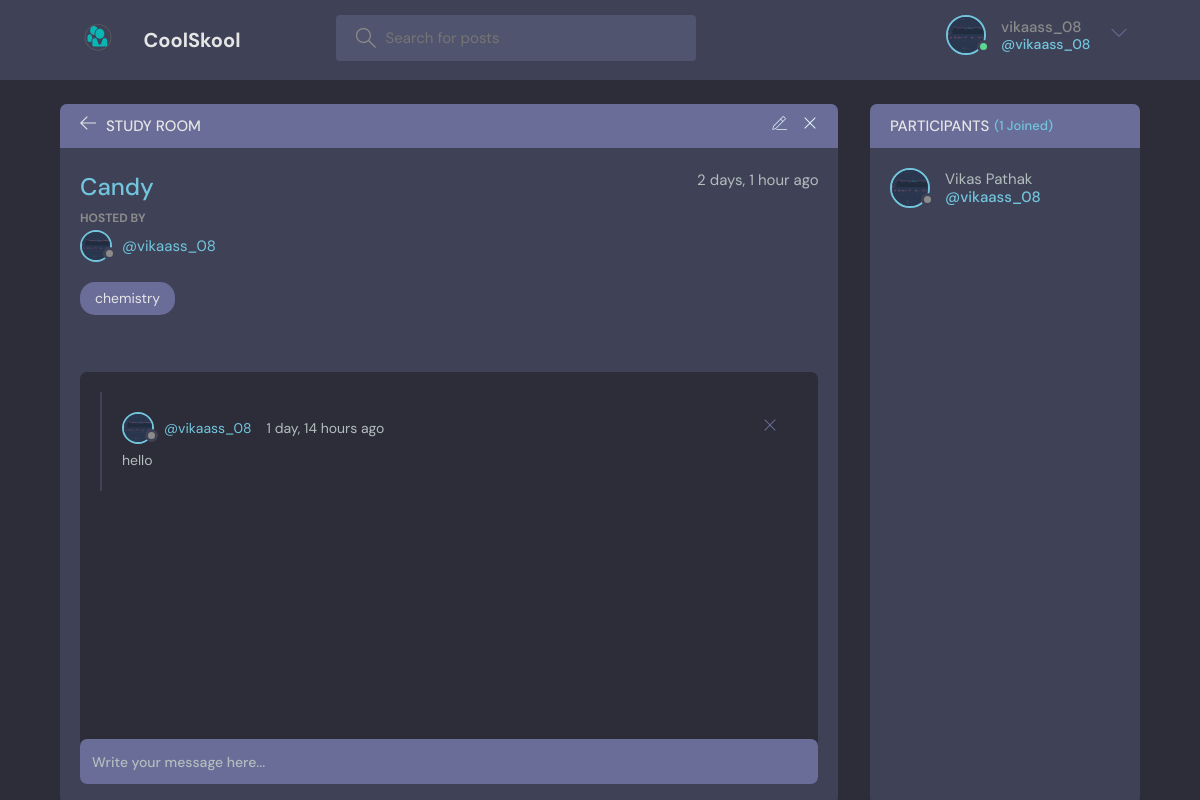
The page /room/2/ (signed in) on the database as committed earlier.
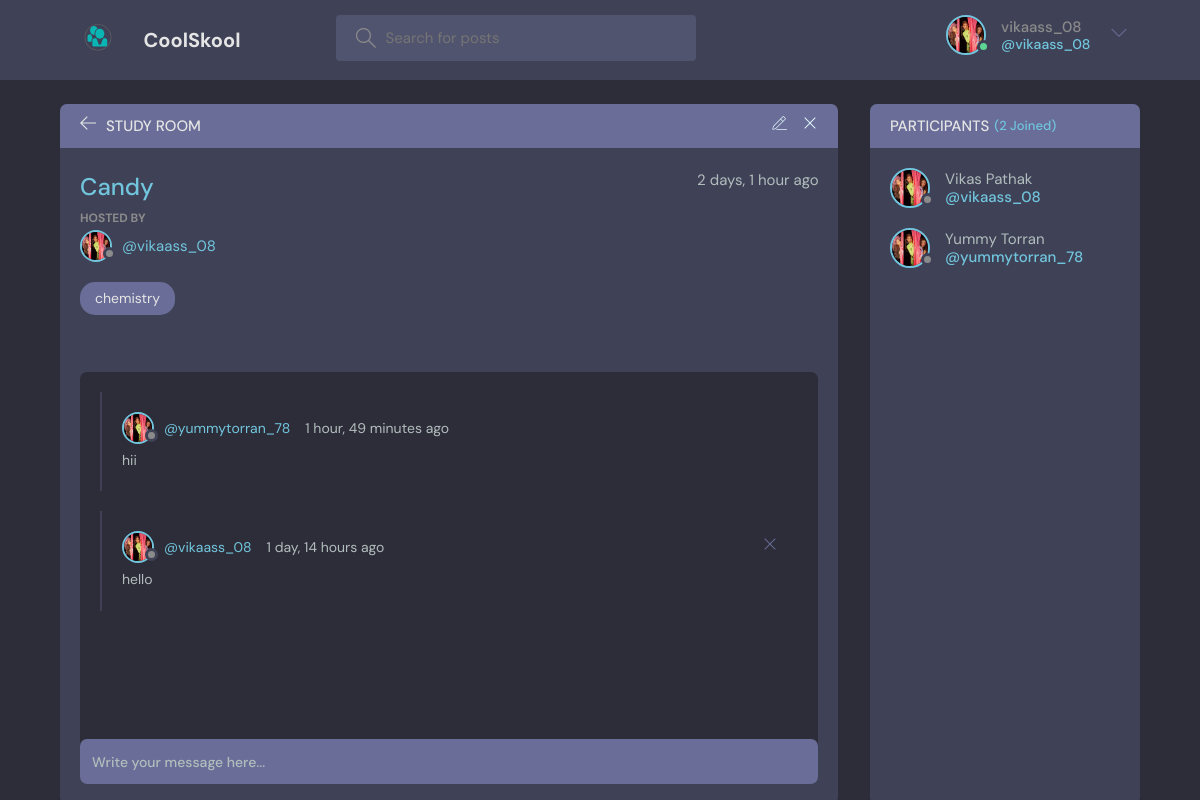
The same page on the database as committed later.
### base/models.py (models this page shows, shortened)
class User(AbstractUser):
    name = models.CharField(max_length=200, null=True)
    email = models.EmailField(unique=True, null=True)
    bio = models.TextField(null=True)
    avatar = models.ImageField(null=True, default="avatar.svg")
    USERNAME_FIELD = 'email'
    REQUIRED_FIELDS = []

class Room(models.Model):
    host = models.ForeignKey(User, on_delete=models.SET_NULL, null=True)
    topic = models.ForeignKey(Topic, on_delete=models.SET_NULL, null=True)
    name = models.CharField(max_length=200)
    description = models.TextField(null=True, blank=True)
    participants = models.ManyToManyField(
        User, related_name='participants', blank=True)
    updated = models.DateTimeField(auto_now=True)
    created = models.DateTimeField(auto_now_add=True)
    class Meta:
        ordering = ['-updated', '-created']

class Topic(models.Model):
    name = models.CharField(max_length=200)
    def __str__(self):
        return self.name

class Message(models.Model):
    user = models.ForeignKey(User, on_delete=models.CASCADE)
    room = models.ForeignKey(Room, on_delete=models.CASCADE)
    body = models.TextField()
    updated = models.DateTimeField(auto_now=True)
    created = models.DateTimeField(auto_now_add=True)
    class Meta:
        ordering = ['-updated', '-created']

### base/views.py (the view, shortened to what this page needs)
# urls.py: path('room/<str:pk>/', views.room, name="room"),
def room(request, pk):
    room = Room.objects.get(id=pk)
    room_messages = room.message_set.all()
    participants = room.participants.all()
    context = {'room': room, 'room_messages': room_messages,
               'participants': participants}
    return render(request, 'base/room.html', context)

### base/templates/base/room.html (shortened to what this page needs)
{% extends 'main.html' %}
{% load static %}
{% block content %}
<main class="profile-page layout layout--2">
  <div class="container">
    <div class="room">
      <div class="room__top">
        <div class="room__topLeft">
          <a href="{% url 'home' %}">
            <svg version="1.1" xmlns="http://www.w3.org/2000/svg" width="32" height="32" viewBox="0 0 32 32">
              <title>arrow-left</title>
              <path
                d="M13.723 2.286l-13.723 13.714 13.719 13.714 1.616-1.611-10.96-10.96h27.625v-2.286h-27.625l10.965-10.965-1.616-1.607z">
              </path>
            </svg>
          </a>
          <h3>Study Room</h3>
        </div>
        {% if room.host == request.user %}
        <div class="room__topRight">
          <a href="{% url 'update-room' room.id %}">
          </a>
          <a href="{% url 'delete-room' room.id %}">
            <svg version="1.1" xmlns="http://www.w3.org/2000/svg" width="32" height="32" viewBox="0 0 32 32">
              <title>remove</title>
              <path
                d="M27.314 6.019l-1.333-1.333-9.98 9.981-9.981-9.981-1.333 1.333 9.981 9.981-9.981 9.98 1.333 1.333 9.981-9.98 9.98 9.98 1.333-1.333-9.98-9.98 9.98-9.981z">
              </path>
            </svg>
          </a>
        </div>
        {% endif %}
      </div>
      <div class="room__box scroll">
        <div class="room__header scroll">
          <div class="room__info">
            <h3>{{room.name}}</h3>
            <span>{{room.created|timesince}} ago</span>
          </div>
          <div class="room__hosted">
            <p>Hosted By</p>
            <a href="{% url 'user-profile' room.host.id %}" class="room__author">
              <div class="avatar avatar--small">
                {% if request.user.avatar.url == "/images/avatar.svg" %}
                  <img src="{% static 'images/avatar.svg' %}" />
                {% else %}
                  <img src="{{request.user.avatar.url}}" />
                {% endif %}
              </div>
              <span>@{{room.host.username}}</span>
            </a>
          </div>
          <span class="room__topics">{{room.topic}}</span>
        </div>
        <div class="room__conversation">
          <div class="threads scroll">
            {% for message in room_messages %}
            <div class="thread">
              <div class="thread__top">
                <div class="thread__author">
                  <a href="{% url 'user-profile' message.user.id %}" class="thread__authorInfo">
                    <div class="avatar avatar--small">
                      {% if request.user.avatar.url == "/images/avatar.svg" %}
                          <img src="{% static 'images/avatar.svg' %}" />
                      {% else %}
                        <img src="{{request.user.avatar.url}}" />
                      {% endif %}
                    </div>
                    <span>@{{message.user.username}}</span>
                  </a>
                  <span class="thread__date">{{message.created|timesince}} ago</span>
                </div>
                {% if request.user == message.user %}
                <a href="{% url 'delete-message' message.id %}">
                  <div class="thread__delete">
                    <svg version="1.1" xmlns="http://www.w3.org/2000/svg" width="32" height="32" viewBox="0 0 32 32">
                      <title>remove</title>
                      <path
                        d="M27.314 6.019l-1.333-1.333-9.98 9.981-9.981-9.981-1.333 1.333 9.981 9.981-9.981 9.98 1.333 1.333 9.981-9.98 9.98 9.98 1.333-1.333-9.98-9.98 9.98-9.981z">
                      </path>
                    </svg>
                  </div>
                </a>
                {% endif %}
              </div>
              <div class="thread__details">
                {{message.body}}
              </div>
            </div>
            {% endfor %}
          </div>
        </div>
      </div>
      <div class="room__message">
        <form action="" method="POST">
          <input name="body" placeholder="Write your message here..." />
        </form>
      </div>
    </div>
    <div class="participants">
      <h3 class="participants__top">Participants <span>({{participants.count}} Joined)</span></h3>
      <div class="participants__list scroll">
        {% for user in participants %}
        <a href="{%  url 'user-profile' user.id %}" class="participant">
          <div class="avatar avatar--medium">
            {% if request.user.avatar.url == "/images/avatar.svg" %}
              <img src="{% static 'images/avatar.svg' %}" />
            {% else %}
              <img src="{{request.user.avatar.url}}" />
            {% endif %}
          </div>
          <p>
            {{user.name}}
            <span>@{{user.username}}</span>
          </p>
        </a>
        {% endfor %}
      </div>
    </div>
  </div>
</main>
{% endblock content %}

### templates/main.html (shortened to what this page needs)
<!DOCTYPE html>
{% load static %}
<html lang="en">
<head>
    <link rel="stylesheet" href="{% static 'styles/style.css' %}" />
</head>
<body>
    {% include 'navbar.html' %}
    {% block content %}
    {% endblock %}
</body>
</html>

### templates/navbar.html (shortened to what this page needs)
{% load static %}
<header class="header header--loggedIn">
    <div class="container">
        <a href="{% url 'home' %}" class="header__logo">
            <img src="{% static 'images/logoc.svg' %}" />
            <h1>CoolSkool</h1>
        </a>
        <form class="header__search" method="GET" action="{% url 'home' %}">
            <label>
                <input name="q" placeholder="Search for posts" />
            </label>
        </form>
        <nav class="header__menu">
            {% if request.user.is_authenticated %}
            <div class="header__user">
                <a href="{% url 'update-user' %}">
                    <div class="avatar avatar--medium active">
                        {% if request.user.avatar.url == "/images/avatar.svg" %}
                           <img src="{% static 'images/avatar.svg' %}" />
                        {% else %}
                          <img src="{{request.user.avatar.url}}" />
                        {% endif %}
                    </div>
                    <p>{{request.user.username}} <span>@{{request.user.username}}</span></p>
                </a>
                <button class="dropdown-button">
                    <svg version="1.1" xmlns="http://www.w3.org/2000/svg" width="32" height="32" viewBox="0 0 32 32">
                        <title>chevron-down</title>
                        <path d="M16 21l-13-13h-3l16 16 16-16h-3l-13 13z"></path>
                    </svg>
                </button>
            </div>
            {% else %}
            <a href="{% url 'login' %}">
                <img src="{% static 'images/avatar.svg' %}" />
                <p>Login</p>
            </a>
            {% endif %}
        </nav>
    </div>
</header>

Rows that differ between the two databases and show on the page:
changed User "Vikas Pathak": user.avatar: a different picture
added Message: user.avatar (picture), user.username "yummytorran_78", created "1 hour, 49 minutes", body "hii"
changed through a linked row, Message "1 day, 14 hours": user.avatar: a different picture
added User: user.avatar (picture), name "Yummy Torran", username "yummytorran_78"
Other text that changed with them:
{{ participants.count }}: "1" → "2"
